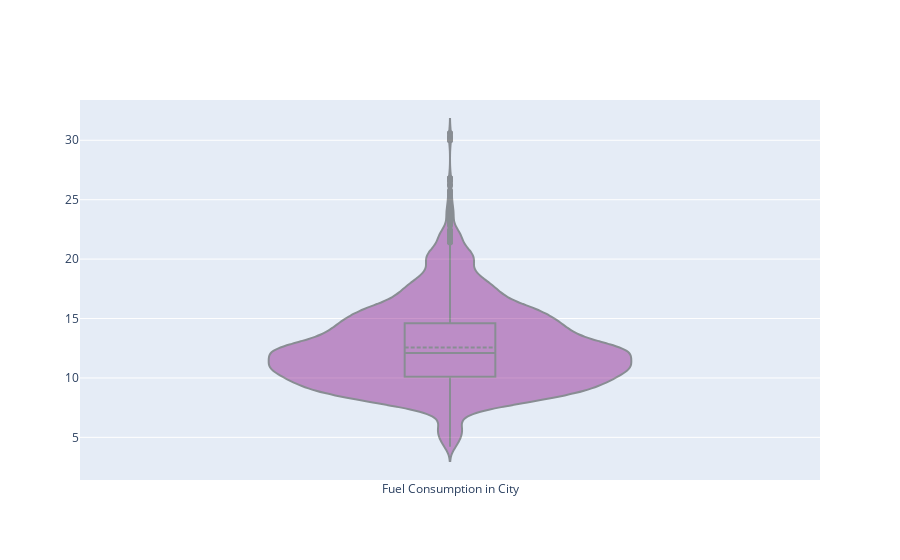

This figure's notebook cell:
### Code cell
fig = go.Figure(data=go.Violin(y=df["fuel_cons_city"],
                               box_visible=True,
                               line_color='black',
                               meanline_visible=True,
                               fillcolor='purple', opacity=0.4,
                               x0='Fuel Consumption in City'))

fig.show()

### Figure 1 — Plotly figure (JSON) as saved in the notebook; plotly's stock layout.template omitted (floating-point values rounded to 4 significant figures; data arrays with more than 128 entries replaced by an {"elided": "..."} marker saying what was removed)
{"data": [{"box": {"visible": true}, "fillcolor": "purple", "line": {"color": "black"}, "meanline": {"visible": true}, "opacity": 0.4, "type": "violin", "x0": "Fuel Consumption in City", "y": {"elided": "7385 float values"}}], "layout": {}}
